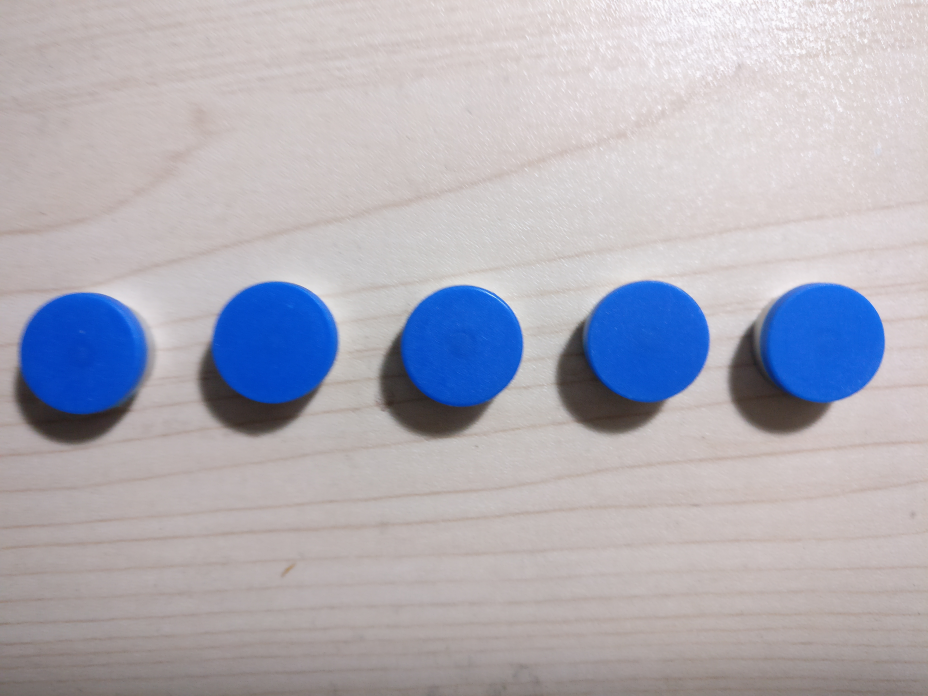
#> input picture classifyBottle/res/empty_2.jpg, 4640 x 3480 px (shown at 1/5 size)
$ python -i trainData.py   (imports and definitions only)   (Python 2 division)   (older library calls are emulated)
#> lines starting #> are read from the running program, lines starting #| are printed output that depends on the picture; after the words box and inside, x2 and y2 are one past the last pixel; in counts of white or black regions, pixels touching at a corner belong together
#> in loadImages, img is the input picture: shape (3480, 4640, 3); mean B, G, R 183.9, 173.9, 175.4
### classifyBottle/src/img.py
#!/usr/bin/python
#-*-coding:utf-8 -*-
import sys
import cv2
import numpy as np
import random
from matplotlib import pyplot as plt

# [109 lines left out: functions preprocess, findTextRegion, detect, imageGray, binarizateImage, not called in this run]


def findBottleCap(img):
    region = []

    # 1. 查找轮廓
    derp,contours, hierarchy = cv2.findContours(img, cv2.RETR_TREE, cv2.CHAIN_APPROX_SIMPLE)

    #print contours
    # 2. 筛选那些面积小的
    for i in range(len(contours)):
        cnt = contours[i]
        #print cnt

        # 计算该轮廓的面积
        area = cv2.contourArea(cnt)
        # 面积小的都筛选掉
        if(area < 1000):
            continue


        # 轮廓近似，作用很小
        '''epsilon = 0.001 * cv2.arcLength(cnt, True)
        approx = cv2.approxPolyDP(cnt, epsilon, True)
        '''
        # 找到最小的矩形，该矩形可能有方向
        rect = cv2.minAreaRect(cnt)
       # rect = cv2.boundingRect()

       #print "rect is: "
        #print rect

        # box是四个点的坐标
        box = cv2.boxPoints(rect)
        box = np.int0(box)


         #计算高和宽
        height = abs(box[0][1] - box[2][1])
        width = abs(box[0][0] - box[2][0])

        # 筛选那些太细的矩形，留下扁的
        #if(width <height * 1.2):
         #   continue

        region.append(box)

    return region

def colorDetect(image,option=0):
#> called with option = 0
    name = random.randint(0,99)
    img = image
    colorImage = img.copy()
    #_colorImage = img.copy()
    hsv=cv2.cvtColor(img,cv2.COLOR_BGR2HSV)
#> hsv: shape (3480, 4640, 3); mean H, S, V 54.5, 35.5, 192.8
    #cv2.imshow("hsv",hsv)
    #高斯模糊
    img = cv2.GaussianBlur(img,(5,5),0)
    #cv2.imshow("hsv",hsv)
    # 设定蓝色的阈值
    if(option == 0):
        lower=np.array([100,50,50])
        upper=np.array([140,255,255])
    else:
        #黄色
        lower=np.array([15,100,100])
        upper=np.array([40,255,255])

    # 根据阈值构建掩模
    mask=cv2.inRange(hsv,lower,upper)
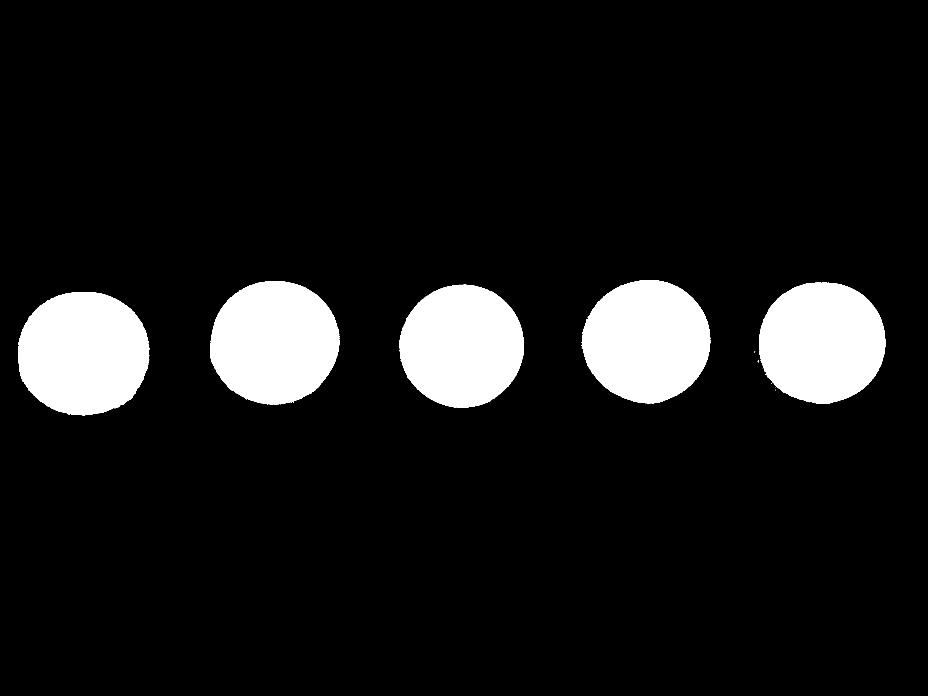
#> mask: shape (3480, 4640) (shown at 1/5 size); 9.5% white; 26 white regions (21 under 20 px), largest, box (x1, y1, x2, y2) and area: (90, 1460, 747, 2076) 321684, (1050, 1405, 1697, 2023) 311685, (2908, 1401, 3552, 2016) 305284, (3795, 1412, 4427, 2018) 302280, (1997, 1424, 2620, 2037) 297483
    # 对原图像和掩模进行位运算
    res=cv2.bitwise_and(img,img,mask=mask)
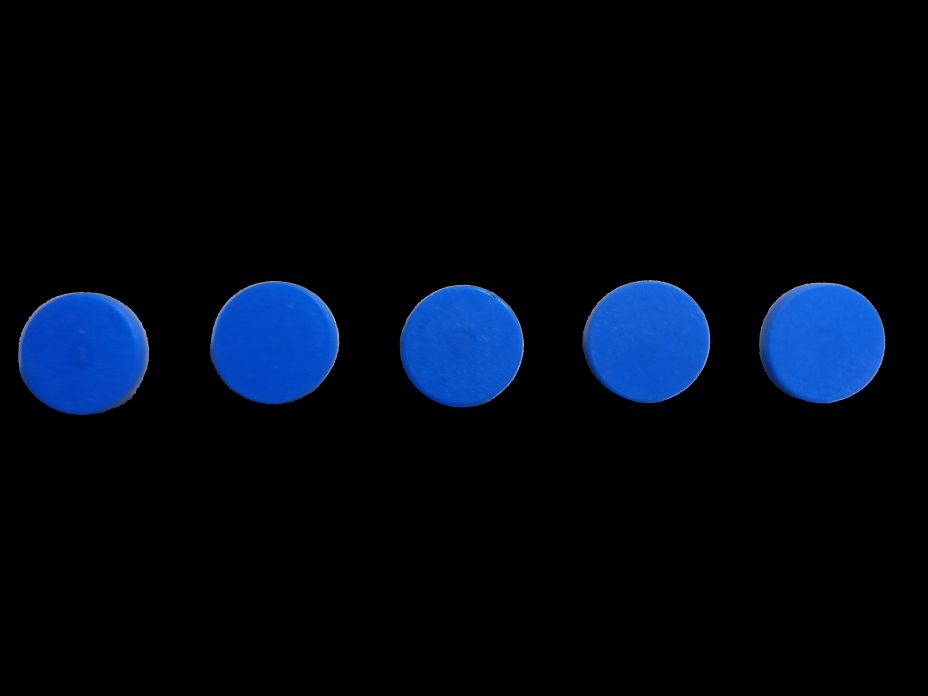
#> res: shape (3480, 4640, 3) (shown at 1/5 size); mean B, G, R 19.1, 8.2, 1.7
    gray = cv2.cvtColor(res,cv2.COLOR_BGR2GRAY)
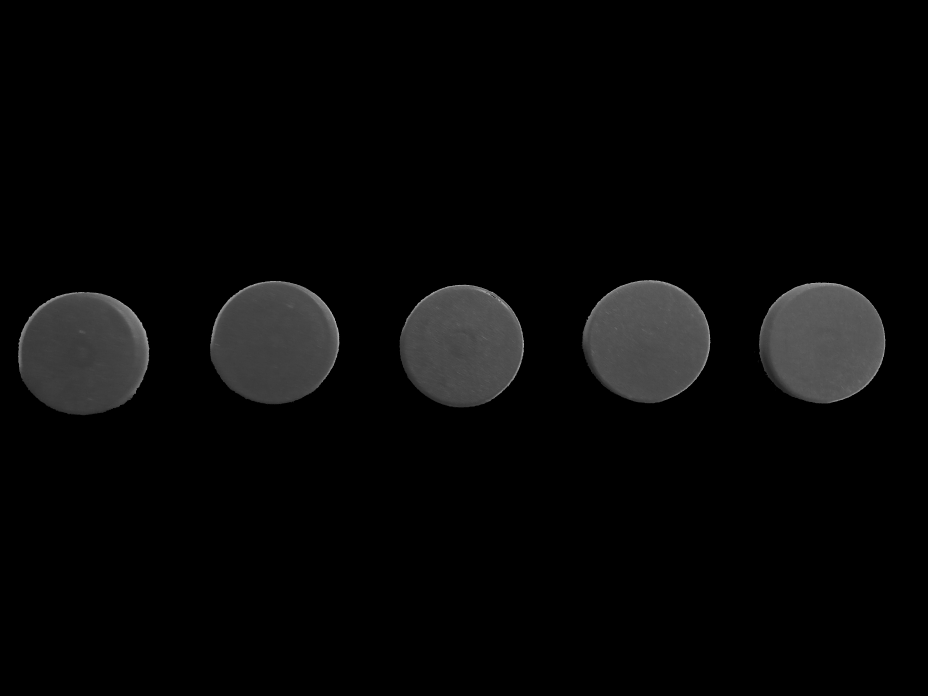
#> gray: shape (3480, 4640) (shown at 1/5 size); min 0, max 219, mean 7.5
    #二值化
    ret,thresh1 = cv2.threshold(gray,0,255,cv2.THRESH_BINARY+cv2.THRESH_OTSU)
#> thresh1: shape (3480, 4640); 9.5% white; 31 white regions (24 under 20 px), largest, box (x1, y1, x2, y2) and area: (90, 1460, 747, 2076) 321659, (1050, 1405, 1697, 2023) 311684, (2908, 1401, 3552, 2016) 304789
#> ret = 39
    #cv2.imshow('gray',gray)
    #闭操作
    kernel = cv2.getStructuringElement(cv2.MORPH_RECT,(17, 3))
    closed = cv2.morphologyEx(thresh1, cv2.MORPH_CLOSE, kernel)
#> closed: shape (3480, 4640); 9.5% white; 7 white regions (2 under 20 px)
    #cv2.imshow('closed',closed)
    '''
    _,cnts,_ = cv2.findContours(closed.copy(),cv2.RETR_EXTERNAL,cv2.CHAIN_APPROX_SIMPLE)
    boxes = cnts
    #cv2.drawContours(img,cnts,-1,(0,0,255),1)
    imgRs = []
    i = 0
    for cnt in cnts:
        rect = cv2.minAreaRect(cnt)
        x,y,w,h = cv2.boundingRect(cnt)
        if(w<50 or h < 15 or w>h < 1.0):
            continue
        #cv2.rectangle(_colorImage,(x,y),(x+w,y+h),(0,255,0),1)
        #imgCrop = _colorImage[y:y+h,x:x+w]
        box = cv2.boxPoints(cnt)
        box = np.int0(box)
        imgRs.append(box)
        rs = img[y:y+h,x:x+w]
        #cv2.imshow("============="+str(name),rs)

    #cv2.drawContours(_colorImage, [_box], -1, (0,0,255), 1)
    #cv2.imshow("_colorImage",_colorImage)
    '''
    return closed
# [5 lines left out: function showImage, not called in this run]


def cutImg(box,img):
    #if box[0][0] != box[1][0]: # img has angle
    imgCenter  = (box[2] - box[0])/2+box[0]
    imgHalfLen = np.int0((sum((box[2] - box[0])**2)**0.5)/2.8) # cal the lenth of circle
    imgNewYMax = imgCenter[1]+imgHalfLen
    imgNewYMin = imgCenter[1]-imgHalfLen
    imgNewXMax = imgCenter[0]+imgHalfLen
    imgNewXMin = imgCenter[0]-imgHalfLen
    '''
    else:
        imgNewYMax = box[0][1]
        imgNewYMin = box[1][1]
        imgNewXMax = box[2][0]
        imgNewXMin = box[1][0]
    '''
    copy_img   = img[imgNewYMin:imgNewYMax, imgNewXMin:imgNewXMax]
    return copy_img

def cutImageFromCircle(gray):
    imgCenter  = [len(gray)/2,len(gray[0])/2]
    r = int(len(gray)*9/20)
    for i in range(len(gray)):
        for j in range(len(gray[i])):
            if ((imgCenter[0]-i)**2+(imgCenter[0]-j)**2)>r**2:
                gray[i][j] = 0

# [35 lines left out: functions grayHist, SuanSharp, sharpImg, extractTextOutline, not called in this run]
    #hist= cv2.calcHist([gray], [0], None, [256], [0.0,255.0])

### classifyBottle/trainData.py
import src.kNN as knn
import src.img as imgLib
import cv2
import os
import sys
import numpy as np
dir_path = '.\\database'
# [1 line that did not run here, left out]
# [1 line that did not run here, left out]

def img2Vect(img,lable):
    image = imgLib.colorDetect(img,0) # detect the blue colour
    imageBlue   = imgLib.findBottleCap(image)  # find the bottle area in one picture
#> in findBottleCap, `derp,contours, hierarchy = cv2.findContours(img, cv2.RETR_TREE, cv2.CH..`: contours = 7 contours, 2 with area under 20; largest, box (x1, y1, x2, y2) and area: (90, 1460, 747, 2076) 320937, (1050, 1405, 1697, 2023) 310942, (2908, 1401, 3552, 2016) 304373, (3788, 1412, 4427, 2018) 301552, (1997, 1424, 2620, 2037) 296860
#> the loop in findBottleCap, `for i in range(len(contours)):` made 7 passes
#> (area, rect, box, height, width) on passes 3 to 7: (320937, ((418.4, 1767.7), (615, 655.6), -88.18), [[736, 2085], [80, 2064], [100, 1449], [755, 1470]], 636, 636), (296860, ((2310.7, 1729.9), (617.5, 612.6), -53.75), [[2375, 2159], [1881, 1797], [2246, 1299], [2740, 1662]], 860, 129), (301551.5, ((4110.8, 1714), (605, 629.8), -85.76), [[4402, 2038], [3774, 1992], [3819, 1389], [4447, 1435]], 649, 583), (310942, ((1373.6, 1713.4), (621.9, 635.5), -73.3), [[1588, 2102], [979, 1919], [1158, 1324], [1767, 1506]], 778, 430), (304373, ((3234.8, 1704.7), (625.1, 620.1), -45), [[3233, 2145], [2794, 1706], [3236, 1264], [3675, 1702]], 881, 3)
#> after the loop in findBottleCap, `for i in range(len(contours)):`: region = 5 items
#> imageBlue = 5 items

    image = imgLib.colorDetect(img,1) # detect yellow colour
#> in colorDetect (call 2), `mask=cv2.inRange(hsv,lower,upper)`: mask: shape (3480, 4640); every value is 0
#> in colorDetect (call 2), `res=cv2.bitwise_and(img,img,mask=mask)`: res: shape (3480, 4640, 3); every value is 0
    imageYellow = imgLib.findBottleCap(image)
#> imageYellow = []

    imageYellow.extend(imageBlue)
    trainData = []
    lableData = []
    i = 0
    for box in imageYellow:
        cutImg= imgLib.cutImg(box,img)
        cutImg = cv2.resize(cutImg,(600,600))
        cv2.imwrite(".\database\\"+lable+str(i)+'.jpg',cutImg)  # write img to database
        i+=1
        gray = cv2.cvtColor(cutImg,cv2.COLOR_BGR2GRAY)  # convert img to gray img
        gray = cutImg[:,:,1]
        imgLib.cutImageFromCircle(gray)
        hist = cv2.calcHist([gray], [0], None, [256], [1.0,255.0]) # calculate the hist of img
        trainData.append(hist)
        lableData.append(lable)
#> this loop made 5 passes
#> box on passes 1 to 5: [[736, 2085], [80, 2064], [100, 1449], [755, 1470]], [[2375, 2159], [1881, 1797], [2246, 1299], [2740, 1662]], [[4402, 2038], [3774, 1992], [3819, 1389], [4447, 1435]], [[1588, 2102], [979, 1919], [1158, 1324], [1767, 1506]], [[3233, 2145], [2794, 1706], [3236, 1264], [3675, 1702]]
#> pass 1, in cutImg, `copy_img   = img[imgNewYMin:imgNewYMax, imgNewXMin:imgNewXMax]`:
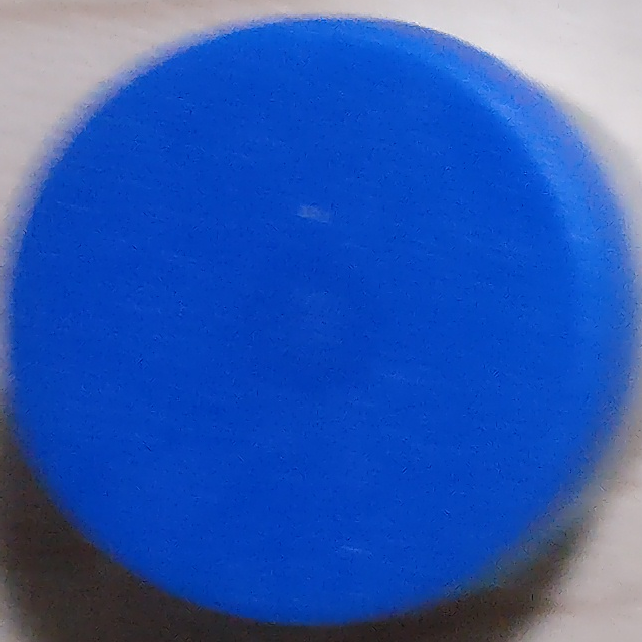
#> copy_img: shape (642, 642, 3); mean B, G, R 178.4, 88, 43.2
#> pass 1, in img2Vect, `gray = cv2.cvtColor(cutImg,cv2.COLOR_BGR2GRAY)`:
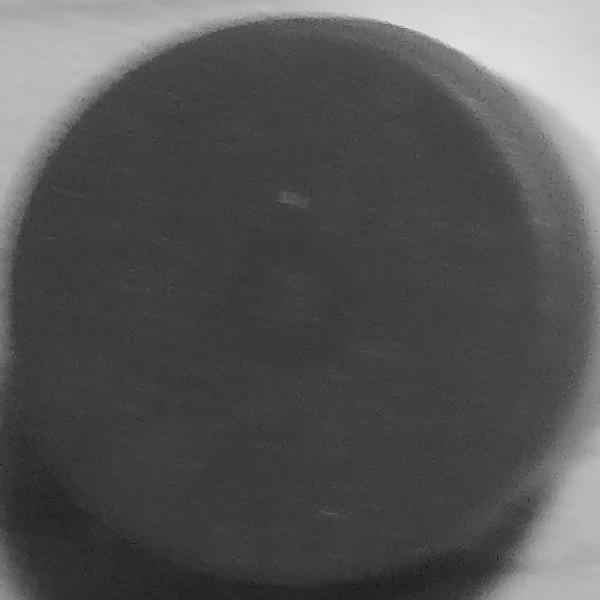
#> gray: shape (600, 600); min 16, max 229, mean 84.8
#> after the loop:
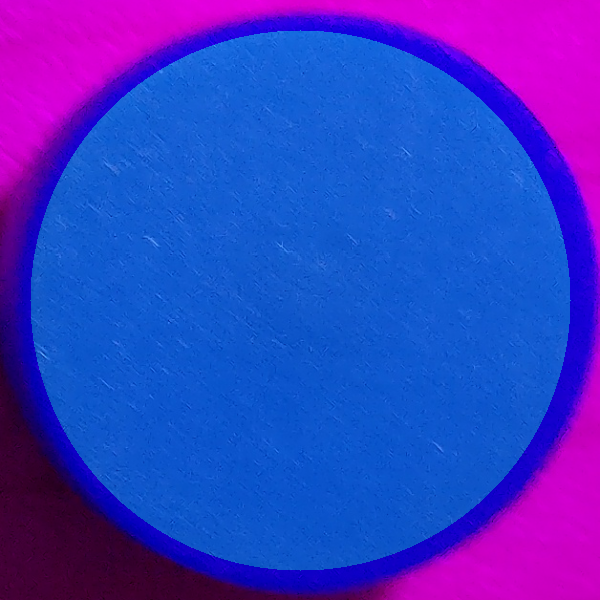
#> cutImg: shape (600, 600, 3); mean B, G, R 195.4, 57.3, 55.7
#> after the loop:
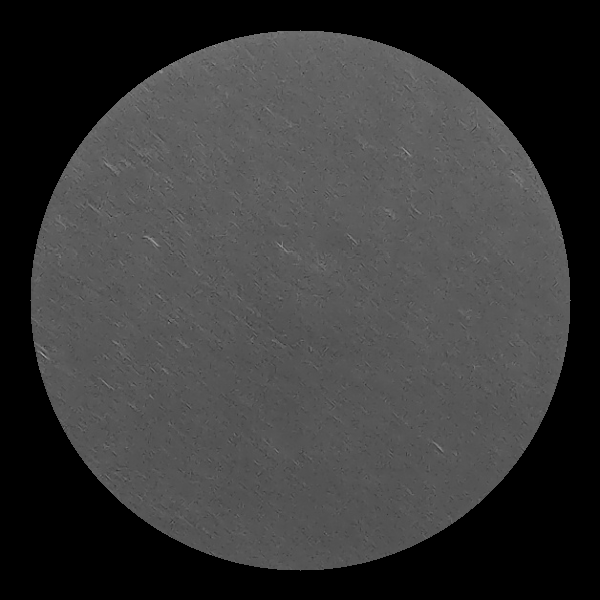
#> gray: shape (600, 600); min 0, max 167, mean 57.3
#> after the loop, i = 5; lableData = ['res/empty', 'res/empty', 'res/empty', 'res/empty', 'res/empty']; trainData = 5 items
    return trainData,lable

def loadImages(filepath):

    lable = filepath.split('\\')[-1].replace('.jpg','')[:-2]

    img = cv2.imread(filepath)
    trainData,lable = img2Vect(img,lable)
#> trainData = 5 items; lable = 'res/empty'
    return trainData,lable

def gray2GrayHist(gray):

    hist = cv2.calcHist([gray], [0], None, [256], [1.0,255.0])
    hist = np.int0(hist)
    grayHistArray = hist[:,0]

    return grayHistArray

def getLabel(name):

    return name.split('\\')[-1].replace('.jpg','')[:-2]

def creatDataSet(path):
    img = cv2.imread(path)
    gray = cv2.cvtColor(img,cv2.COLOR_BGR2GRAY)
    imgLib.cutImageFromCircle(gray)
    gray_hist_array = gray2GrayHist(img)
    lable = getLabel(path)
    return gray_hist_array,lable


def loadDataSet(fileList):
    dataSets=[]
    lables = []
    for item in fileList:
        gray_hist_array,lable = creatDataSet(item)
        dataSets.append(gray_hist_array)
        lables.append(lable)
    return dataSets,lables


# [20 lines not run here, left out]
        #cv2.imshow('img',gray)

        #imgLib.grayHist(gray)
        #cv2.waitKey(0)

>>> result = loadImages('res/empty_2.jpg')

$ run again, on classifyBottle/res/sanlian_1.jpg
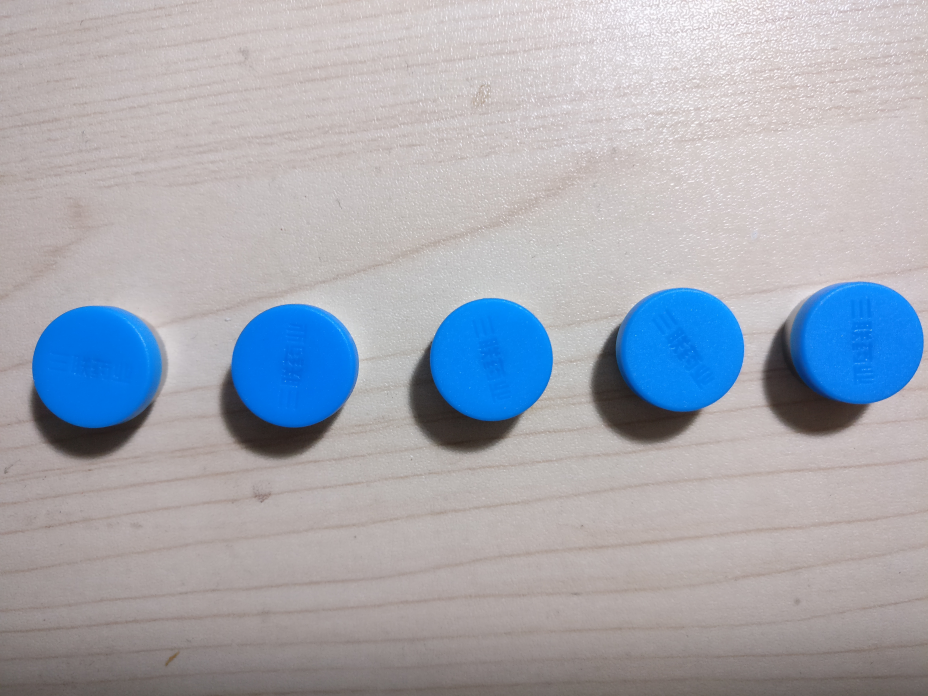
#> input picture classifyBottle/res/sanlian_1.jpg, 4640 x 3480 px (shown at 1/5 size)
#> in loadImages, img is the input picture: shape (3480, 4640, 3); mean B, G, R 178.5, 169.1, 165.4
#> hsv: shape (3480, 4640, 3); mean H, S, V 43.5, 37.8, 187.3
#> mask: shape (3480, 4640); 9.8% white; 51 white regions (46 under 20 px), largest, box (x1, y1, x2, y2) and area: (3945, 1406, 4619, 2024) 330289, (160, 1528, 813, 2146) 321277, (3068, 1437, 3724, 2064) 317759, (1151, 1519, 1796, 2141) 314310, (2144, 1489, 2768, 2108) 301307
#> in colorDetect, `ret,thresh1 = cv2.threshold(gray,0,255,cv2.THRESH_BINARY+cv2.THRESH_OT..`:
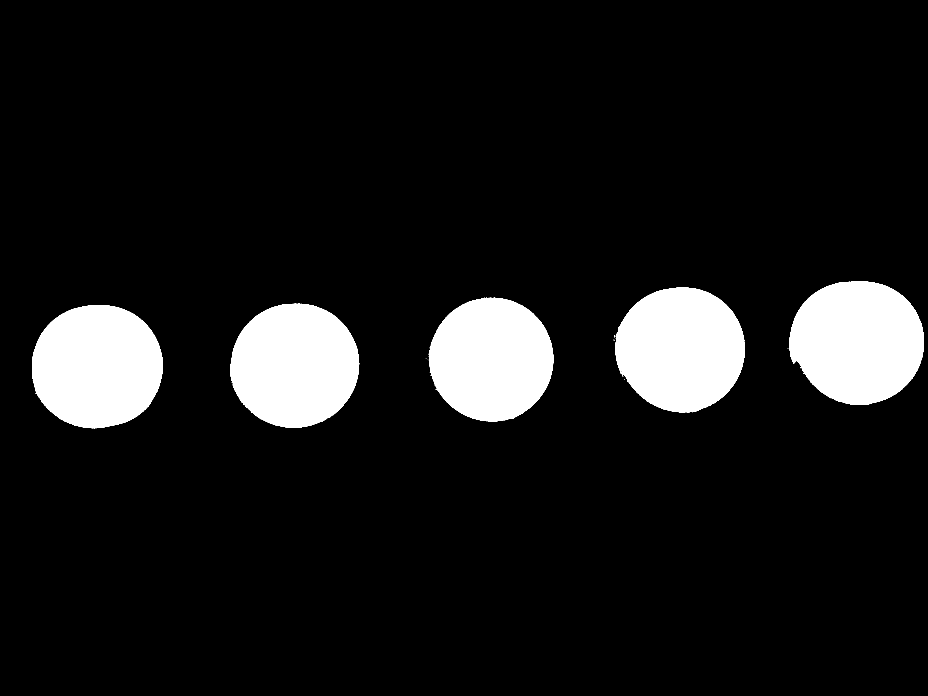
#> thresh1: shape (3480, 4640) (shown at 1/5 size); 9.7% white; 38 white regions (32 under 20 px), largest, box (x1, y1, x2, y2) and area: (3945, 1406, 4619, 2024) 323376, (160, 1528, 813, 2141) 319422, (3078, 1437, 3724, 2064) 313746, (1151, 1519, 1796, 2139) 312983, (2144, 1489, 2768, 2108) 299895, (3080, 1668, 3085, 1677) 21
#> ret = 50
#> closed: shape (3480, 4640); 9.7% white; 5 white regions
#> contours = 5 contours; box (x1, y1, x2, y2) and area: (3938, 1406, 4619, 2024) 322726, (160, 1528, 813, 2141) 318582, (3068, 1437, 3724, 2064) 313625, (1151, 1519, 1796, 2139) 312298, (2129, 1489, 2768, 2108) 299294
#> the loop in findBottleCap, `for i in range(len(contours)):` made 5 passes
#> (area, rect, box, height, width) on passes 1 to 3: (318582, ((486, 1834), (612, 652), -90), [[812, 2140], [160, 2140], [160, 1528], [812, 1528]], 612, 652), (312297.5, ((1473.6, 1827.8), (620.3, 641), -86.82), [[1776, 2155], [1136, 2119], [1170, 1500], [1810, 1535]], 655, 606), (299294, ((2456.8, 1795.6), (617.5, 617.1), -57.38), [[2550, 2221], [2030, 1889], [2363, 1369], [2883, 1701]], 852, 187)
#> after the loop in findBottleCap, `for i in range(len(contours)):`: region = 5 items
#> mask: shape (3480, 4640); 0% white; 3 white regions, box (x1, y1, x2, y2) and area: (846, 3270, 880, 3296) 255, (844, 3298, 854, 3306) 42, (830, 3315, 837, 3323) 33
#> closed: shape (3480, 4640); 0% white; 2 white regions
#> contours = 2 contours; box (x1, y1, x2, y2) and area: (844, 3270, 880, 3306) 294, (830, 3315, 837, 3323) 29
#> the loop in findBottleCap (call 2), `for i in range(len(contours)):` made 2 passes
#> area on passes 1 to 2: 29, 294
#> imageYellow = []
#> the loop in img2Vect, `for box in imageYellow:` made 5 passes
#> box on passes 1 to 5: [[812, 2140], [160, 2140], [160, 1528], [812, 1528]], [[1776, 2155], [1136, 2119], [1170, 1500], [1810, 1535]], [[2550, 2221], [2030, 1889], [2363, 1369], [2883, 1701]], [[3407, 2188], [2960, 1735], [3405, 1295], [3852, 1748]], [[4299, 2157], [3837, 1695], [4284, 1249], [4745, 1710]]
#> after the loop in img2Vect, `for box in imageYellow:`:
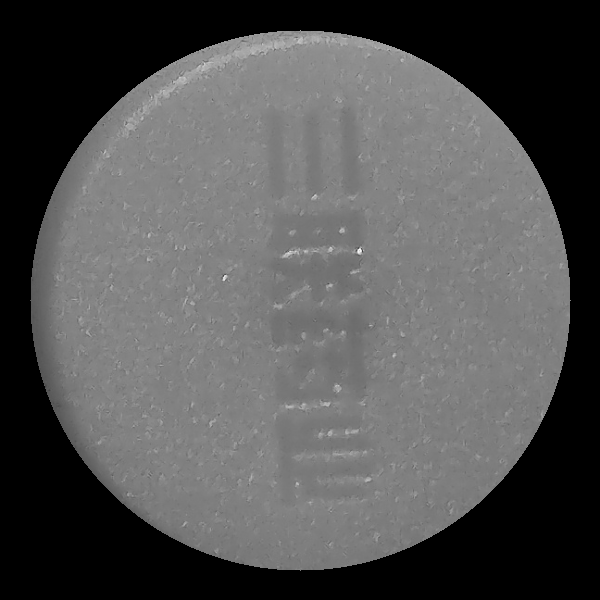
#> gray: shape (600, 600); min 0, max 253, mean 82.3
#> after the loop in img2Vect, `for box in imageYellow:`: i = 5; lableData = ['res/sanlian', 'res/sanlian', 'res/sanlian', 'res/sanlian', 'res/sanlian']; trainData = 5 items
#> in loadImages, `trainData,lable = img2Vect(img,lable)`: lable = 'res/sanlian'
